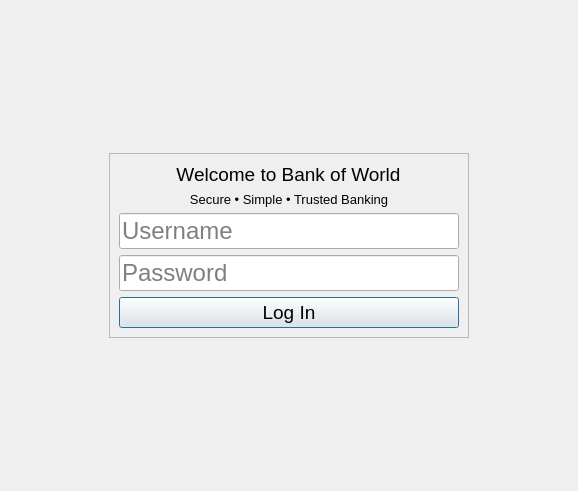
<?xml version="1.0" encoding="UTF-8"?>
<ui version="4.0">
 <class>LoginWindow</class>
 <widget class="QDialog" name="LoginWindow">
  <property name="geometry">
   <rect>
    <x>0</x>
    <y>0</y>
    <width>578</width>
    <height>491</height>
   </rect>
  </property>
  <property name="minimumSize">
   <size>
    <width>0</width>
    <height>0</height>
   </size>
  </property>
  <property name="font">
   <font>
    <pointsize>18</pointsize>
   </font>
  </property>
  <property name="windowTitle">
   <string>Dialog</string>
  </property>
  <layout class="QGridLayout" name="gridLayout_2">
   <item row="0" column="0">
    <widget class="QWidget" name="centralWidget" native="true">
     <layout class="QGridLayout" name="gridLayout">
      <item row="2" column="1">
       <spacer name="verticalSpacer_2">
        <property name="orientation">
         <enum>Qt::Orientation::Vertical</enum>
        </property>
        <property name="sizeHint" stdset="0">
         <size>
          <width>20</width>
          <height>40</height>
         </size>
        </property>
       </spacer>
      </item>
      <item row="0" column="1">
       <spacer name="verticalSpacer">
        <property name="orientation">
         <enum>Qt::Orientation::Vertical</enum>
        </property>
        <property name="sizeHint" stdset="0">
         <size>
          <width>20</width>
          <height>40</height>
         </size>
        </property>
       </spacer>
      </item>
      <item row="1" column="0">
       <spacer name="horizontalSpacer">
        <property name="orientation">
         <enum>Qt::Orientation::Horizontal</enum>
        </property>
        <property name="sizeHint" stdset="0">
         <size>
          <width>40</width>
          <height>20</height>
         </size>
        </property>
       </spacer>
      </item>
      <item row="1" column="1">
       <widget class="QFrame" name="cardFrame">
        <property name="sizePolicy">
         <sizepolicy hsizetype="Fixed" vsizetype="Fixed">
          <horstretch>0</horstretch>
          <verstretch>0</verstretch>
         </sizepolicy>
        </property>
        <property name="minimumSize">
         <size>
          <width>360</width>
          <height>0</height>
         </size>
        </property>
        <property name="maximumSize">
         <size>
          <width>16777215</width>
          <height>280</height>
         </size>
        </property>
        <property name="frameShape">
         <enum>QFrame::Shape::StyledPanel</enum>
        </property>
        <property name="frameShadow">
         <enum>QFrame::Shadow::Raised</enum>
        </property>
        <layout class="QVBoxLayout" name="verticalLayout">
         <item alignment="Qt::AlignmentFlag::AlignHCenter|Qt::AlignmentFlag::AlignVCenter">
          <widget class="QLabel" name="titleLabel">
           <property name="sizePolicy">
            <sizepolicy hsizetype="Fixed" vsizetype="Fixed">
             <horstretch>0</horstretch>
             <verstretch>0</verstretch>
            </sizepolicy>
           </property>
           <property name="font">
            <font>
             <pointsize>14</pointsize>
            </font>
           </property>
           <property name="text">
            <string>Welcome to Bank of World</string>
           </property>
           <property name="alignment">
            <set>Qt::AlignmentFlag::AlignCenter</set>
           </property>
           <property name="wordWrap">
            <bool>false</bool>
           </property>
          </widget>
         </item>
         <item>
          <widget class="QLabel" name="sloganLabel">
           <property name="font">
            <font>
             <pointsize>10</pointsize>
            </font>
           </property>
           <property name="text">
            <string>Secure • Simple • Trusted Banking</string>
           </property>
           <property name="alignment">
            <set>Qt::AlignmentFlag::AlignCenter</set>
           </property>
           <property name="wordWrap">
            <bool>true</bool>
           </property>
          </widget>
         </item>
         <item>
          <widget class="QLineEdit" name="usernameLineEdit">
           <property name="text">
            <string/>
           </property>
           <property name="placeholderText">
            <string>Username</string>
           </property>
          </widget>
         </item>
         <item>
          <widget class="QLineEdit" name="passwordLineEdit">
           <property name="minimumSize">
            <size>
             <width>0</width>
             <height>0</height>
            </size>
           </property>
           <property name="text">
            <string/>
           </property>
           <property name="echoMode">
            <enum>QLineEdit::EchoMode::Password</enum>
           </property>
           <property name="placeholderText">
            <string>Password</string>
           </property>
          </widget>
         </item>
         <item>
          <widget class="QPushButton" name="loginButton">
           <property name="font">
            <font>
             <pointsize>14</pointsize>
            </font>
           </property>
           <property name="text">
            <string>Log In</string>
           </property>
           <property name="default">
            <bool>true</bool>
           </property>
           <property name="flat">
            <bool>false</bool>
           </property>
          </widget>
         </item>
        </layout>
       </widget>
      </item>
      <item row="1" column="2">
       <spacer name="horizontalSpacer_2">
        <property name="orientation">
         <enum>Qt::Orientation::Horizontal</enum>
        </property>
        <property name="sizeHint" stdset="0">
         <size>
          <width>40</width>
          <height>20</height>
         </size>
        </property>
       </spacer>
      </item>
     </layout>
    </widget>
   </item>
  </layout>
 </widget>
 <resources/>
 <connections/>
</ui>
